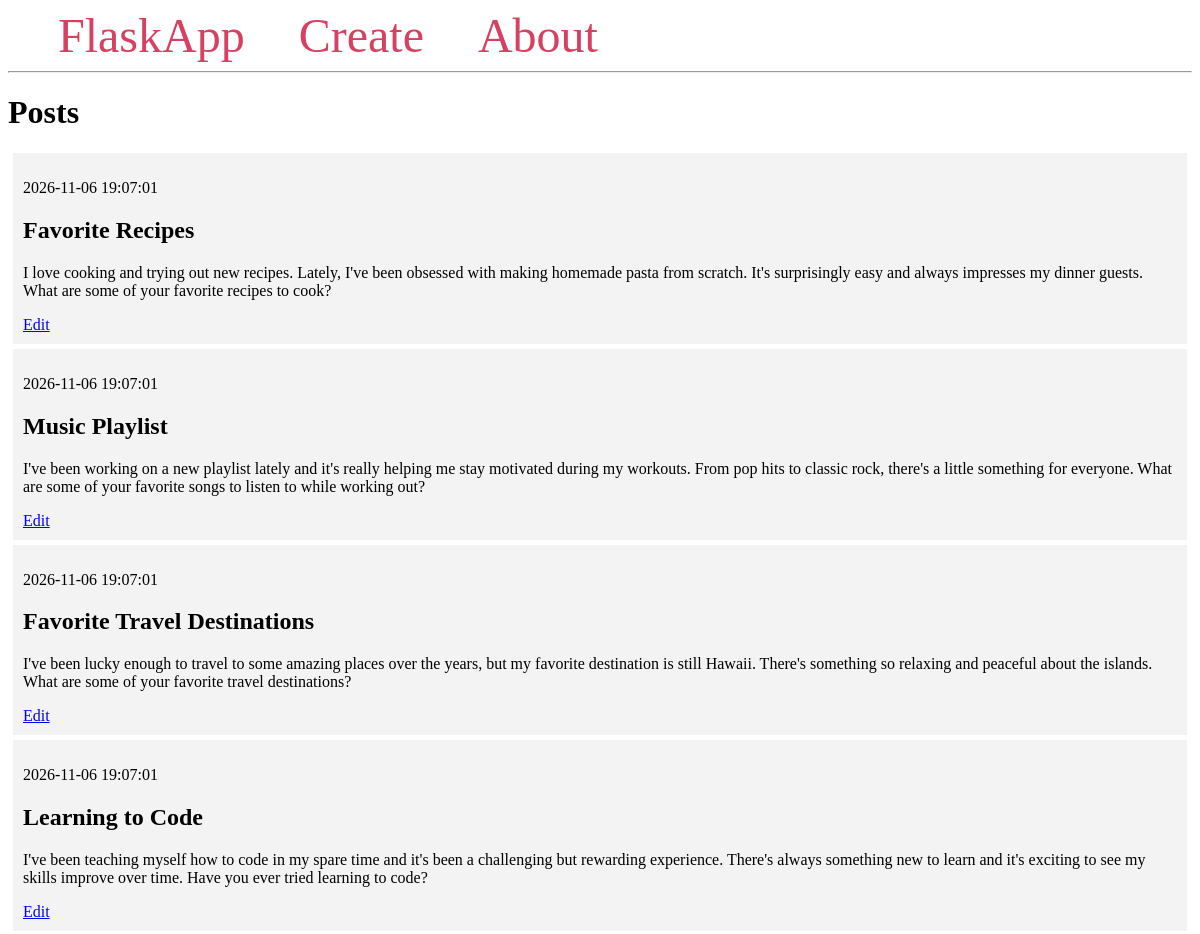
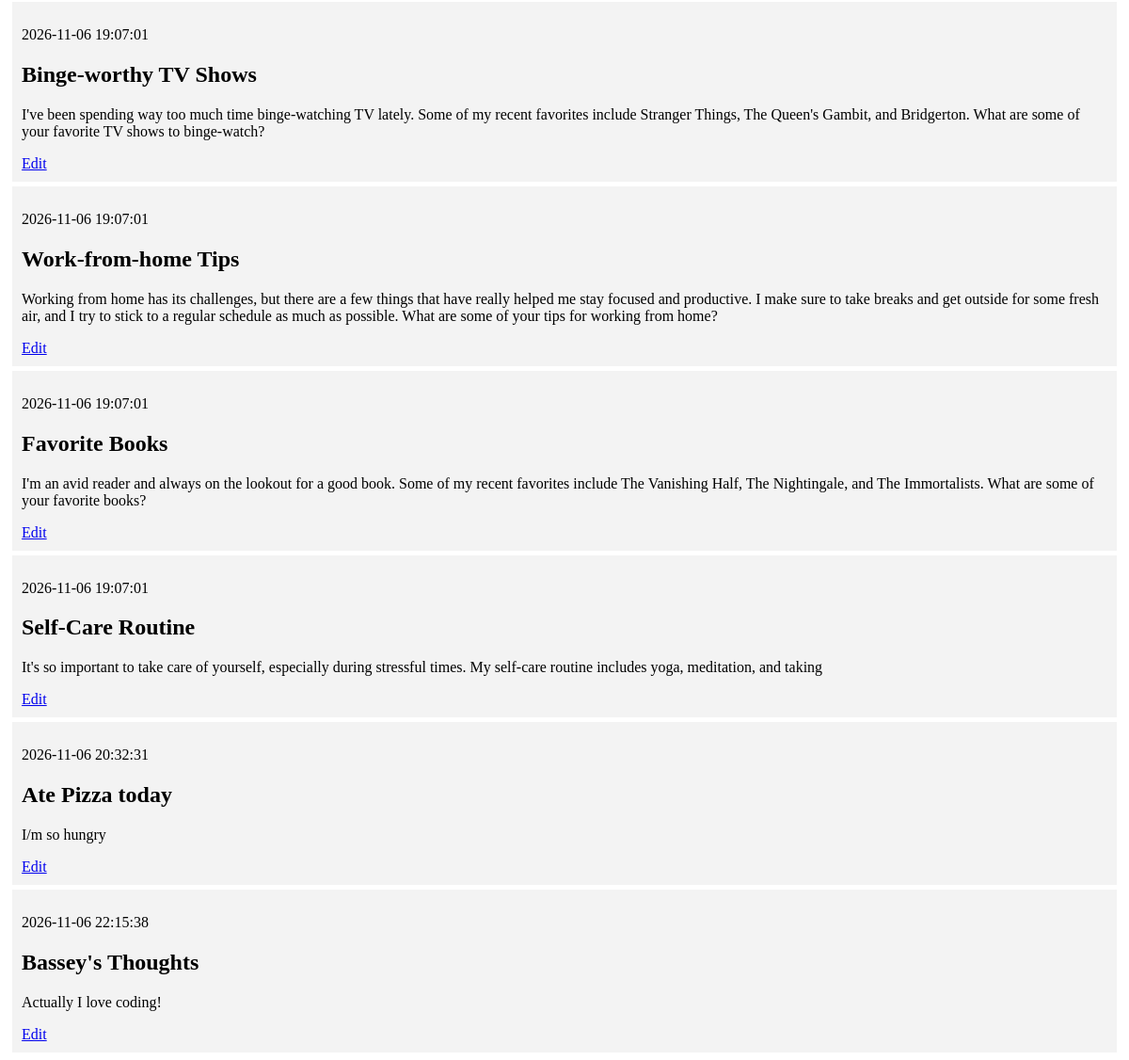
The page / on the database its author committed (2 pictures, top to bottom).
### tables this page shows
CREATE TABLE posts (
    id INTEGER PRIMARY KEY AUTOINCREMENT,
    created TIMESTAMP NOT NULL DEFAULT CURRENT_TIMESTAMP,
    title TEXT NOT NULL,
    content TEXT NOT NULL
);

### app.py (the view)
@app.route('/')
def index():
    conn = get_db_connection()
    posts = conn.execute('SELECT * FROM posts').fetchall()
    conn.close()
    return render_template('index.html', posts=posts)

### app.py (called while the page is built)
def get_db_connection():
    conn = sqlite3.connect('database.db')
    conn.row_factory = sqlite3.Row
    return conn

### templates/index.html
{% extends 'base.html' %}
{% block content %}
    <h1>{% block title %} Posts {% endblock %}</h1>
    {% for post in posts %}
        <div class='post'>
            <p>{{ post['created'] }}</p>
            <h2>{{ post['title'] }}</h2>
            <p>{{ post['content'] }}</p>
            <a href="{{ url_for('edit', id=post['id']) }}">Edit</a>
        </div>
    {% endfor %}
{% endblock %}

### templates/base.html (shortened to what this page needs)
<!DOCTYPE html>
<html lang="en">
<head>
</head>
<body>
    <nav>
        <a href="{{ url_for('index') }}">FlaskApp</a>
        <a href="{{ url_for('create') }}">Create</a>
        <a href="#">About</a>
    </nav>
    <hr>
    <div class="content">
        {% block content %} {% endblock %}
    </div>
</body>
</html>

### templates/base.html (style rules this page uses)
.post { padding: 10px; margin: 5px; background-color: #f3f3f3 }
nav a { color: #d64161; font-size: 3em; margin-left: 50px; text-decoration: none; }

### rows shown on the page
posts: created "2026-11-06 19:07:01", title "Favorite Recipes", content "I love cooking and trying out new recipes. Lately, I've been obsessed with making homemade pasta from scratch. It's surprisingly easy and always impresses my dinner guests. What are some of your favorite recipes to cook?"
posts: created "2026-11-06 19:07:01", title "Music Playlist", content "I've been working on a new playlist lately and it's really helping me stay motivated during my workouts. From pop hits to classic rock, there's a little something for everyone. What are some of your favorite songs to listen to while working out?"
posts: created "2026-11-06 19:07:01", title "Favorite Travel Destinations", content "I've been lucky enough to travel to some amazing places over the years, but my favorite destination is still Hawaii. There's something so relaxing and peaceful about the islands. What are some of your favorite travel destinations?"
posts: created "2026-11-06 19:07:01", title "Learning to Code", content "I've been teaching myself how to code in my spare time and it's been a challenging but rewarding experience. There's always something new to learn and it's exciting to see my skills improve over time. Have you ever tried learning to code?"
posts: created "2026-11-06 19:07:01", title "Binge-worthy TV Shows", content "I've been spending way too much time binge-watching TV lately. Some of my recent favorites include Stranger Things, The Queen's Gambit, and Bridgerton. What are some of your favorite TV shows to binge-watch?"
posts: created "2026-11-06 19:07:01", title "Work-from-home Tips", content "Working from home has its challenges, but there are a few things that have really helped me stay focused and productive. I make sure to take breaks and get outside for some fresh air, and I try to stick to a regular schedule as much as possible. What are some of your tips for working from home?"
posts: created "2026-11-06 19:07:01", title "Favorite Books", content "I'm an avid reader and always on the lookout for a good book. Some of my recent favorites include The Vanishing Half, The Nightingale, and The Immortalists. What are some of your favorite books?"
posts: created "2026-11-06 19:07:01", title "Self-Care Routine", content "It's so important to take care of yourself, especially during stressful times. My self-care routine includes yoga, meditation, and taking"
posts: created "2026-11-06 20:32:31", title "Ate Pizza today", content "I/m so hungry"
posts: created "2026-11-06 22:15:38", title "Bassey's Thoughts", content "Actually I love coding!"
